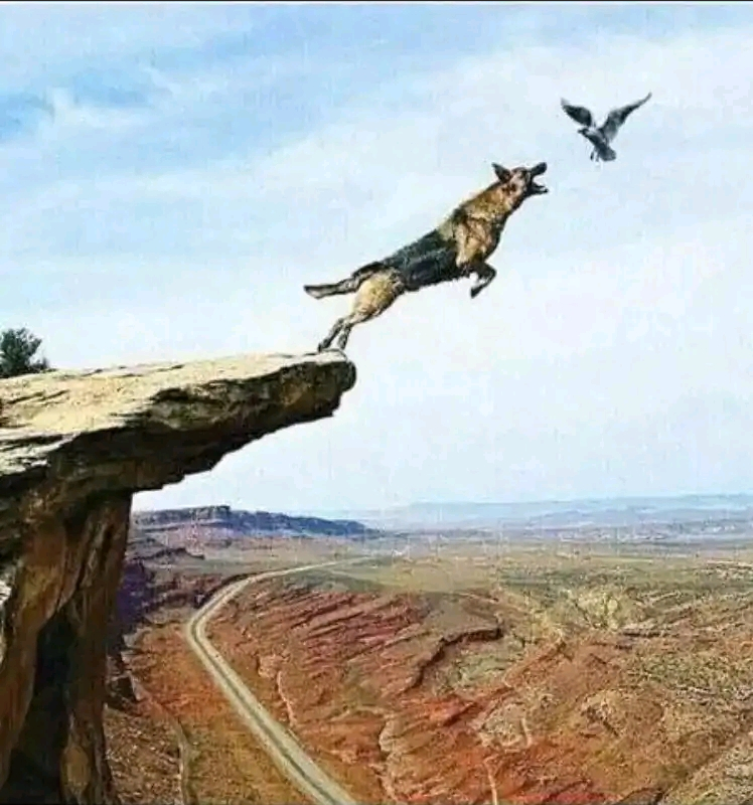
#> input picture images/1.png, 753 x 805 px; its folder holds only this picture in this run
$ python main.py
#> lines starting #> are read from the running program, lines starting #| are printed output that depends on the picture
# 导入模块
import os
from PIL import Image

# 定义字符列表
chars = "#@&$%*o!;."

# 假设要遍历的源文件夹是source_dir
source_dir = "./images"
# 假设要存放新文件的目标文件夹是target_dir
target_dir = "./image_to_txt"
# 用os.listdir()函数获取源文件夹中的所有文件名
filenames = os.listdir(source_dir)

if not os.path.exists(source_dir): # 检查路径是否存在
    os.makedirs(source_dir) # 创建新的文件夹

if not os.path.exists(target_dir): # 检查路径是否存在
    os.makedirs(target_dir) # 创建新的文件夹

# 用for循环遍历每个文件名
for filename in filenames:

    # 用os.path.splitext()函数分割出不带后缀的原文件名
    basename = os.path.splitext(filename)[0]

    # 检测文件是否已经存在
    if os.path.exists("./image_to_txt/") and os.path.isfile(f"./image_to_txt/{basename}.txt"):
        continue

    # 打开图片并转化为灰度图像
    img = Image.open(f"./images/{filename}").convert("L")
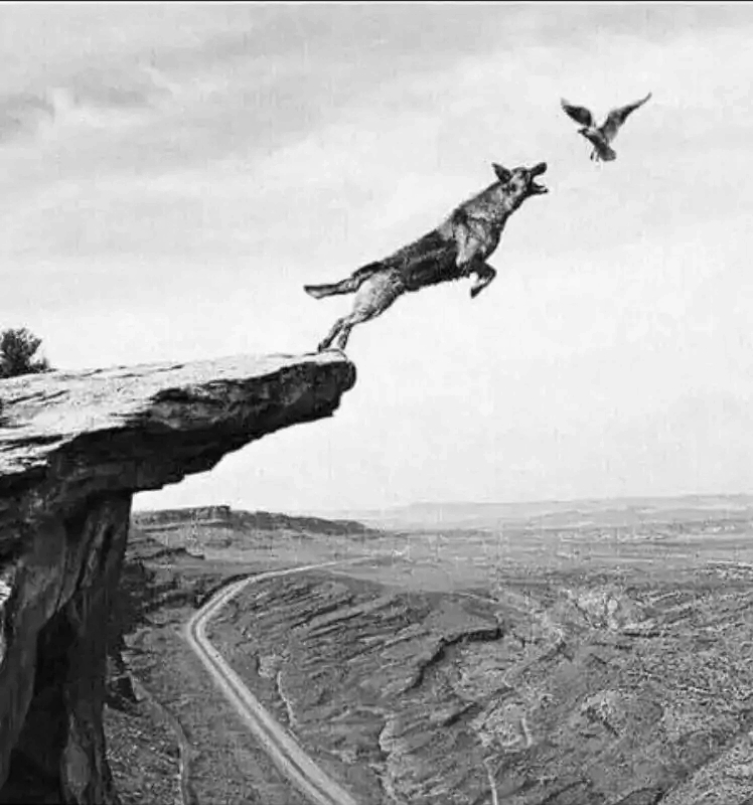
#> img: PIL image 753x805 L; min 2, max 255, mean 174.7

    # 获取图片的宽度和高度
    width, height = img.size
#> width = 753; height = 805

    # 方法一：缩小图片尺寸
    new_width = 800 # 你想要的新宽度
    new_height = int(height * new_width / width * 0.50) # 根据比例计算新高度(最后的系数是用来平衡字符的高宽比)
#> new_height = 427
    img = img.resize((new_width, new_height)) # 缩小图片
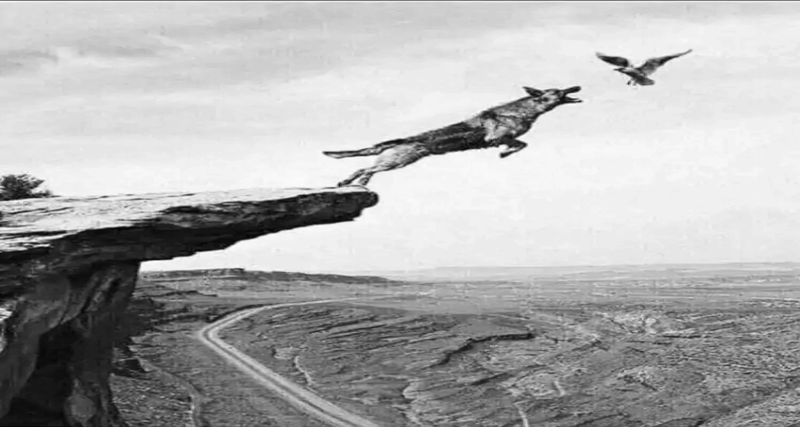
#> img: PIL image 800x427 L; min 2, max 255, mean 174.7
    # 获取图片的宽度和高度
    width, height = img.size
#> width = 800; height = 427

    # 创建一个空字符串用于存储字符
    text = ""

    # 遍历每个像素点
    for y in range(height):
        for x in range(width):
            # 获取像素点的灰度值（0-255）
            gray = img.getpixel((x, y))
            # 根据灰度值选择一个字符
            char = chars[int(gray / 256 * len(chars))]
            # 把字符添加到字符串中
            text += char
        # 每行结束后换行
        text += "\n"

    # 拼接出新的以.txt为后缀的新文件名
    new_filename = basename + ".txt"

    # 用os.path.join()函数拼接出目标文件的完整路径
    target_file = os.path.join(target_dir, new_filename)

    # 打开一个txt文件并写入字符串
    with open(target_file, "w") as f:
        f.write(text)
    print(f'已输出{target_file}')
